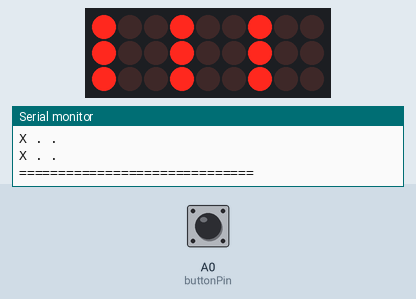
This sketch was run on a simulated Arduino Uno, built with avr-gcc and run on an emulated ATmega328P. Shown: 9×3 LED matrix, the last lines printed to the serial monitor. Wiring (inferred from the names in the program): LED cube drawn one layer per row (orientation assumed): layers pin 4, pin 3, pin 2; columns pin 5, pin 6, pin 7, pin 8, pin 9, pin 10, pin 11, pin 12, pin 13. Inputs (shaded band) come from the test bench; at power-on: A0 (buttonPin) HIGH. Random numbers use the default seed unless the sketch sets one.

Above: at 1.2 s.
1.3 s: A0 (buttonPin) pulled LOW for 0.15 s
At 2.9 s:
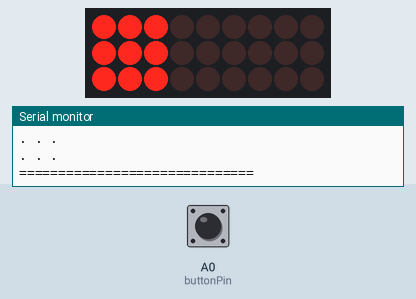
4.4 s: A0 (buttonPin) pulled LOW for 1 s
At 5.3 s:
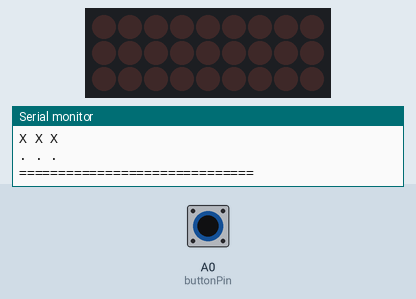
8.4 s: A0 (buttonPin) pulled LOW for 0.15 s
At 11.3 s:
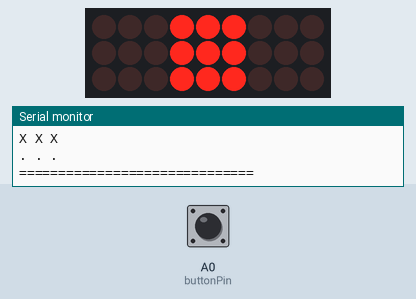
11.5 s: A0 (buttonPin) pulled LOW for 0.15 s
At 12.4 s:
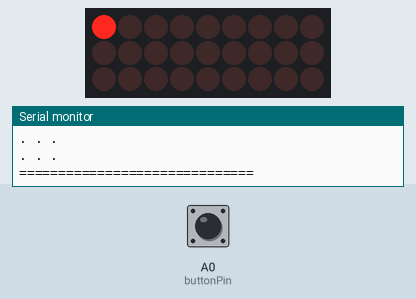
14.6 s: A0 (buttonPin) pulled LOW for 1 s
At 18.4 s:
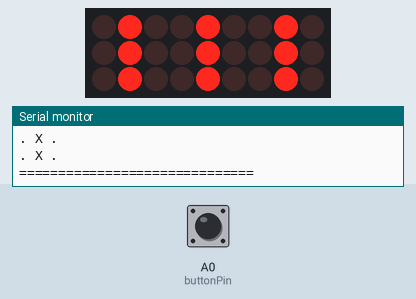
18.6 s: A0 (buttonPin) pulled LOW for 0.15 s
At 23.8 s:
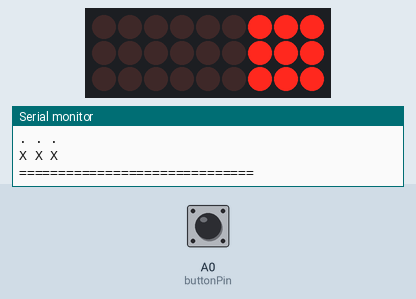
Timing chart, 0 to 25.3 s (numbered marks = the images above; inputs shaded):
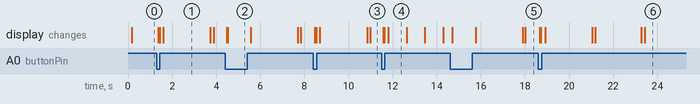

The sketch:

Cube.ino
```cpp
// =====================================================
// 3x3x3 LED CUBE
//
// PATTERN 0 = Moving LED
// PATTERN 1 = Moving Row
// PATTERN 2 = Moving Column
//
// BUTTON:
// A0 -> Button -> GND
//
// BEHAVIOR:
// Pattern finishes -> REPEAT SAME PATTERN
// Button pressed   -> RANDOM DIFFERENT PATTERN
//
// WIRING:
// NEGATIVE = HIGH = LED ON
// LAYER    = LOW  = GROUND / ON
// =====================================================


// =====================================================
// PIN SETUP
// =====================================================

// Negative pins

int neg1 = 5;
int neg2 = 6;
int neg3 = 7;
int neg4 = 8;
int neg5 = 9;
int neg6 = 10;
int neg7 = 11;
int neg8 = 12;
int neg9 = 13;


// Layer pins

int pos1 = 4;
int pos2 = 3;
int pos3 = 2;


// Button

int buttonPin = A0;


// =====================================================
// ARRAYS
// =====================================================

int negPins[9] = {
  neg1, neg2, neg3,
  neg4, neg5, neg6,
  neg7, neg8, neg9
};

int posPins[3] = {
  pos1, pos2, pos3
};


// =====================================================
// CURRENT PATTERN
// =====================================================

// -1 = RANDOM MODE

// If we are testing only one pattern, we assign it to that pattern
// Example:
//int currentPattern = 2;

int currentPattern = -1;


// =====================================================
// SETUP
// =====================================================

void setup() {


  Serial.begin(9600);

  // Set negative pins as OUTPUT

  for(int i = 0; i < 9; i++) {

    pinMode(negPins[i], OUTPUT);

  }


  // Set layer pins as OUTPUT

  for(int i = 0; i < 3; i++) {

    pinMode(posPins[i], OUTPUT);

  }


  // Button

  pinMode(buttonPin, INPUT_PULLUP);


  // Turn everything OFF

  turnEverythingOff();


  // Random seed for pattern randomness

  // A1 is left unused so it can read electrical noise

  randomSeed(analogRead(A1));

  if(!(currentPattern >= 0)) {
     chooseRandomPattern();
  }
  // Pick the first pattern


}


// =====================================================
// LOOP
// =====================================================

void loop() {

  // ---------------------------------
  // PATTERN 0
  // ---------------------------------

  if(currentPattern == 0) {

    movingLED();

  }


  // ---------------------------------
  // PATTERN 1
  // ---------------------------------

  else if(currentPattern == 1) {

    movingRow();

  }


  // ---------------------------------
  // PATTERN 2
  // ---------------------------------

  else if(currentPattern == 2) {

    movingColumn();

  }

   // ---------------------------------
  // Placeholder for adding new patterns
  // ---------------------------------

}


// =====================================================
// CHOOSE RANDOM PATTERN
// =====================================================

void chooseRandomPattern() {

  int newPattern;


  // Pick a new pattern

  do {

    newPattern = random(0, 3);

  } while(newPattern == currentPattern);


  currentPattern = newPattern;


  // Turn everything OFF before starting

  turnEverythingOff();


}


// =====================================================
// TURN EVERYTHING OFF
// =====================================================

void turnEverythingOff() {

  // Turn all layers OFF

  digitalWrite(pos1, HIGH);
  digitalWrite(pos2, HIGH);
  digitalWrite(pos3, HIGH);


  // Turn all negative pins OFF

  for(int i = 0; i < 9; i++) {

    digitalWrite(negPins[i], LOW);

  }

}


// =====================================================
// BUTTON CHECK
// =====================================================

bool buttonPressed() {

  // Button pressed

  if(digitalRead(buttonPin) == LOW) {

    // Small debounce delay

    delay(30);


    // Make sure button is still pressed

    if(digitalRead(buttonPin) == LOW) {

      // Pick a new random pattern

      chooseRandomPattern();


      // Wait until button is released

      while(digitalRead(buttonPin) == LOW) {

        delay(10);

      }


      return true;

    }

  }


  return false;

}

// =====================================================
// PRINT CUBE
// =====================================================
//
// This creates a graphical representation of the
// physical cube in the Serial Monitor.
//
// X = ON
// . = OFF
//
// layer = currently active layer
// led   = currently active LED
//
// =====================================================


void printCube(int cube[3][3][3]) {

  Serial.println();
  Serial.println("==============================");


  for(int layer = 0; layer < 3; layer++) {

    Serial.print("LAYER ");
    Serial.println(layer + 1);


    for(int row = 0; row < 3; row++) {

      for(int column = 0; column < 3; column++) {

        if(cube[layer][row][column] == 1) {

          Serial.print("X ");

        }

        else {

          Serial.print(". ");

        }

      }

      Serial.println();

    }

    Serial.println();

  }


  Serial.println("==============================");

}


// =====================================================
// PATTERN 0
// MOVING LED
// =====================================================
//
// One LED moves through the entire cube.
//
// Layer 1:
//
// 1 -> 2 -> 3
// 4 -> 5 -> 6
// 7 -> 8 -> 9
//
// Then Layer 2
//
// Then Layer 3
//
// =====================================================

void movingLED() {

  // Go through each layer

  for(int layer = 0; layer < 3; layer++) {


    // Go through each LED position

    for(int led = 0; led < 9; led++) {

      // Create empty cube

      int cube[3][3][3] = {0};


      // Convert LED number into row and column

      int row = led / 3;

      int column = led % 3;


      // Turn ON this LED in our graphical cube

      cube[layer][row][column] = 1;


      // Print the cube

      printCube(cube);


      // Keep this LED lit

      for(int i = 0; i < 100; i++) {


        // Check button

        if(buttonPressed()) {

          return;

        }


        // Turn everything OFF

        turnEverythingOff();


        // Select layer

        digitalWrite(posPins[layer], LOW);


        // Select LED

        digitalWrite(negPins[led], HIGH);


        // Multiplexing delay

        delay(7);

      }

    }

  }

}


// =====================================================
// PATTERN 1
// MOVING ROW
// =====================================================
//
// Row 1:
//
// ● ● ●
// . . .
// . . .
//
// Row 2:
//
// . . .
// ● ● ●
// . . .
//
// Row 3:
//
// . . .
// . . .
// ● ● ●
//
// The row is displayed across ALL 3 layers.
//
// =====================================================

void movingRow() {

  // There are 3 rows

  for(int row = 0; row < 3; row++) {

    // Create empty cube

    int cube[3][3][3] = {0};


    // Turn ON the row in all 3 layers

    for(int layer = 0; layer < 3; layer++) {

      for(int column = 0; column < 3; column++) {

        cube[layer][row][column] = 1;

      }

    }


    // Print cube

    printCube(cube);


    // Keep the row displayed

    for(int i = 0; i < 100; i++) {


      // Check button

      if(buttonPressed()) {

        return;

      }


      // ---------------------------------
      // LAYER 1
      // ---------------------------------

      turnEverythingOff();

      digitalWrite(pos1, LOW);

      turnRowOn(row);

      delay(7);


      // ---------------------------------
      // LAYER 2
      // ---------------------------------

      turnEverythingOff();

      digitalWrite(pos2, LOW);

      turnRowOn(row);

      delay(7);


      // ---------------------------------
      // LAYER 3
      // ---------------------------------

      turnEverythingOff();

      digitalWrite(pos3, LOW);

      turnRowOn(row);

      delay(7);

    }

  }

}


// =====================================================
// TURN ON A ROW HELPER FUNCTION
// =====================================================

void turnRowOn(int row) {

  // ---------------------------------
  // ROW 1
  // ---------------------------------

  if(row == 0) {

    digitalWrite(neg1, HIGH);
    digitalWrite(neg2, HIGH);
    digitalWrite(neg3, HIGH);

  }


  // ---------------------------------
  // ROW 2
  // ---------------------------------

  else if(row == 1) {

    digitalWrite(neg4, HIGH);
    digitalWrite(neg5, HIGH);
    digitalWrite(neg6, HIGH);

  }


  // ---------------------------------
  // ROW 3
  // ---------------------------------

  else if(row == 2) {

    digitalWrite(neg7, HIGH);
    digitalWrite(neg8, HIGH);
    digitalWrite(neg9, HIGH);

  }

}


// =====================================================
// PATTERN 2
// MOVING COLUMN
// =====================================================
//
// Column 1:
//
// ● . .
// ● . .
// ● . .
//
// Column 2:
//
// . ● .
// . ● .
// . ● .
//
// Column 3:
//
// . . ●
// . . ●
// . . ●
//
// The column moves from LEFT -> MIDDLE -> RIGHT.
//
// =====================================================

void movingColumn() {

  // There are 3 columns

  for(int column = 0; column < 3; column++) {

    // Create empty cube

    int cube[3][3][3] = {0};


    // Turn ON this column in all 3 layers

    for(int layer = 0; layer < 3; layer++) {

      for(int row = 0; row < 3; row++) {

        cube[layer][row][column] = 1;

      }

    }


    // Print cube

    printCube(cube);


    // Keep the column displayed

    for(int i = 0; i < 100; i++) {


      // Check button

      if(buttonPressed()) {

        return;

      }


      // ---------------------------------
      // LAYER 1
      // ---------------------------------

      turnEverythingOff();

      digitalWrite(pos1, LOW);

      turnColumnOn(column);

      delay(7);


      // ---------------------------------
      // LAYER 2
      // ---------------------------------

      turnEverythingOff();

      digitalWrite(pos2, LOW);

      turnColumnOn(column);

      delay(7);


      // ---------------------------------
      // LAYER 3
      // ---------------------------------

      turnEverythingOff();

      digitalWrite(pos3, LOW);

      turnColumnOn(column);

      delay(7);

    }

  }

}


// =====================================================
// TURN ON A COLUMN HELPER FUNCTION
// =====================================================

void turnColumnOn(int column) {

  // ---------------------------------
  // COLUMN 1
  // ---------------------------------

  if(column == 0) {

    digitalWrite(neg1, HIGH);
    digitalWrite(neg4, HIGH);
    digitalWrite(neg7, HIGH);

  }


  // ---------------------------------
  // COLUMN 2
  // ---------------------------------

  else if(column == 1) {

    digitalWrite(neg2, HIGH);
    digitalWrite(neg5, HIGH);
    digitalWrite(neg8, HIGH);

  }


  // ---------------------------------
  // COLUMN 3
  // ---------------------------------

  else if(column == 2) {

    digitalWrite(neg3, HIGH);
    digitalWrite(neg6, HIGH);
    digitalWrite(neg9, HIGH);

  }

}
```

Measured:
- what the display in image 1 shows lasts 2.1 s, from 1.6 s to 3.7 s
- what the display in image 4 shows lasts 0.8 s, from 11.8 s to 12.6 s
